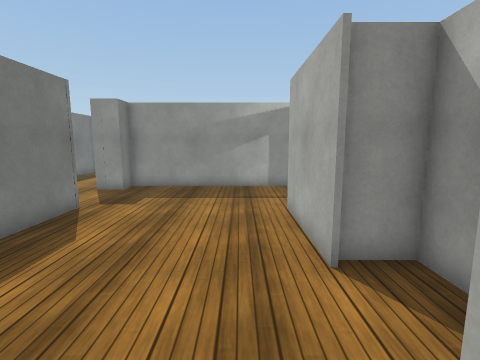
View 1 (above)

20 first-person views from a walk through a 3-D level made in the Unity game engine. The camera is 1.4 m above the floor, tilts 8° down and sees 85° across. The floor is counted in squares, 0.66 m on a side. Each view is taken from the middle of a square. On the plan, view 1 faces up. The plan holds only what a view shows up to about 16 squares ahead; the rest is blank. The player character is not drawn. Door leaves are left out, so doorways stand open. Some surface patterns are stand-ins.

View 2
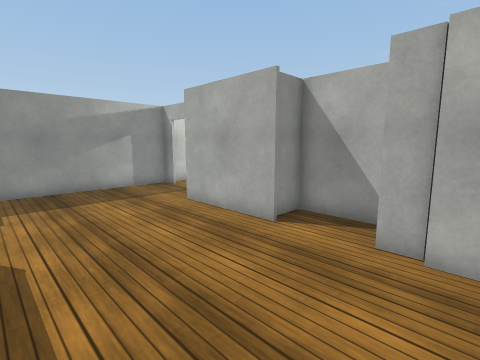

View 3
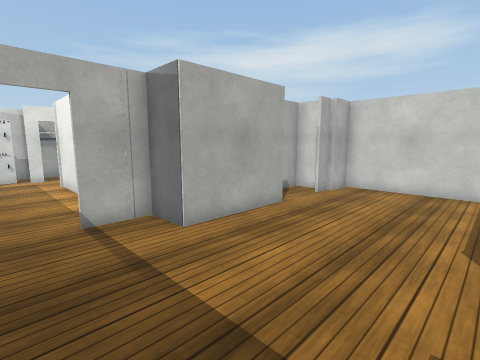

View 4
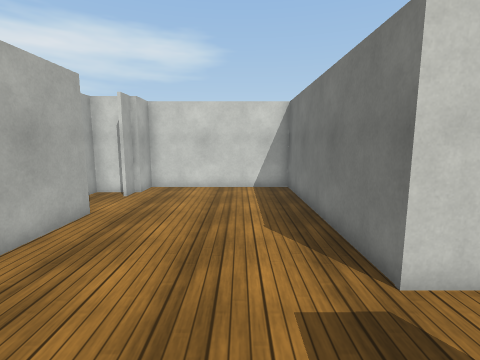

View 5
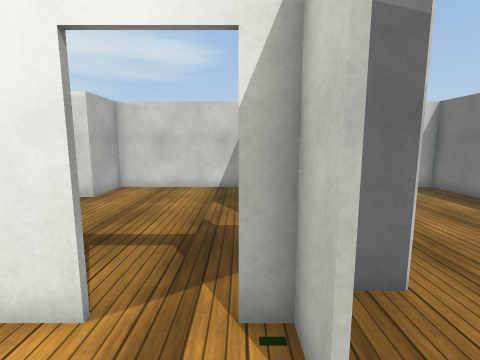

View 6
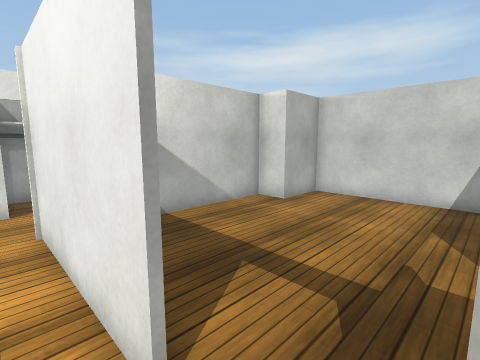

View 7
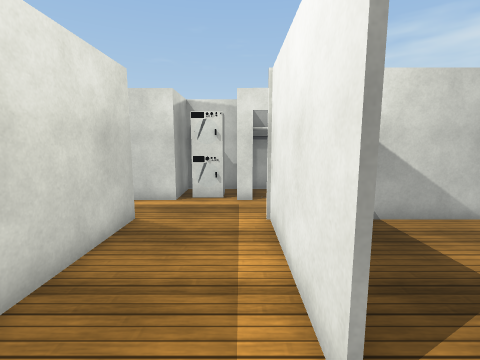

View 8
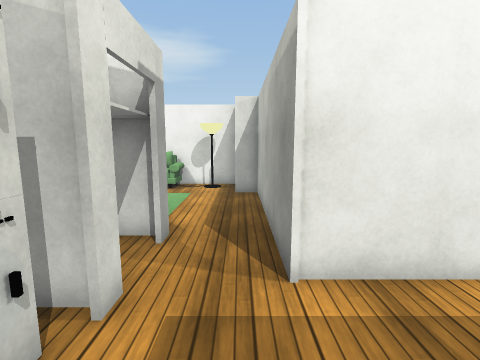

View 9
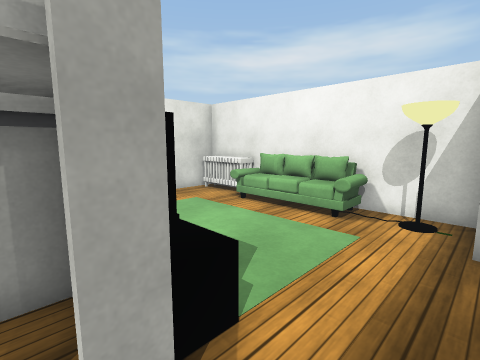

View 10
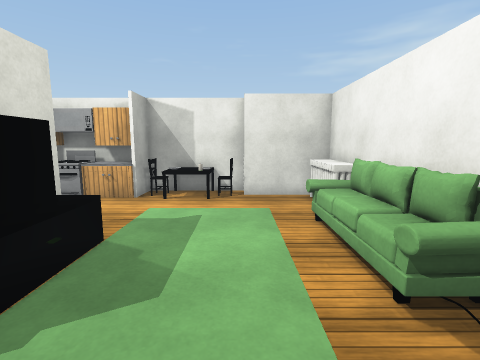

View 11
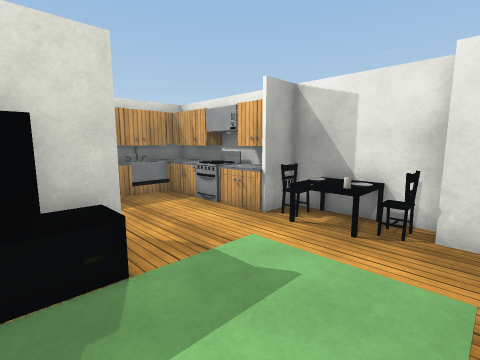

View 12
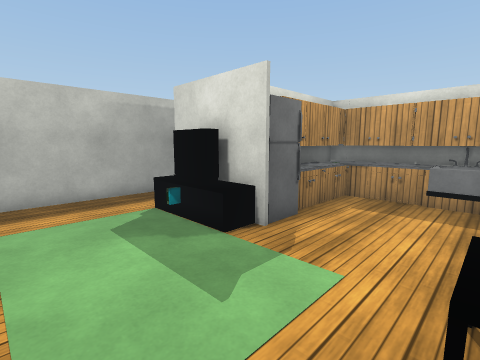

View 13
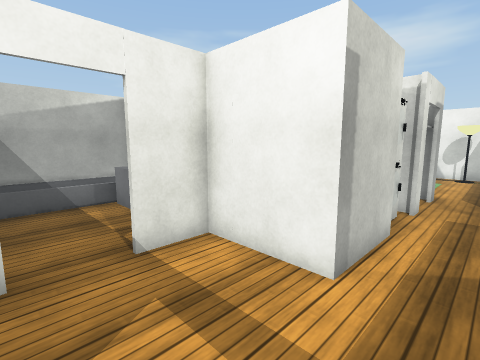

View 14
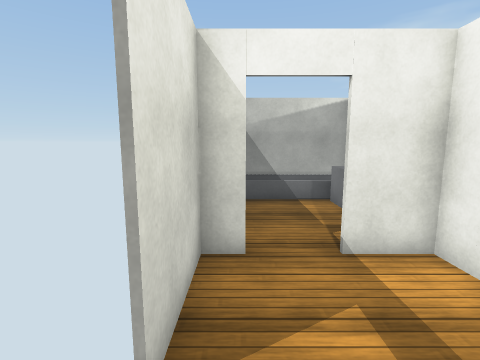

View 15
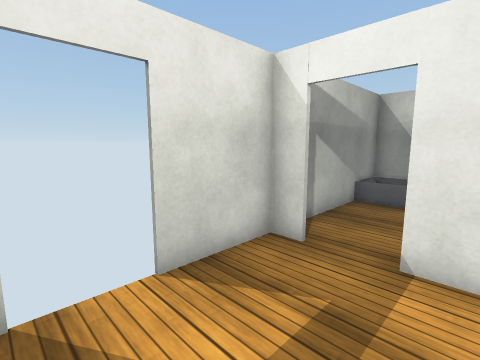

View 16
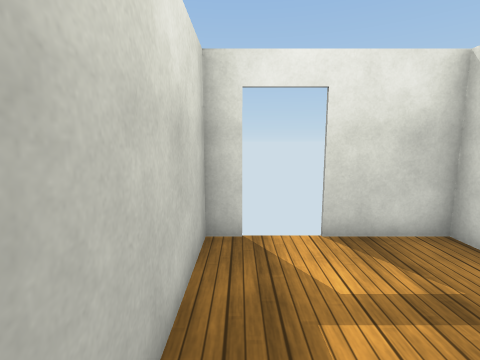

View 17
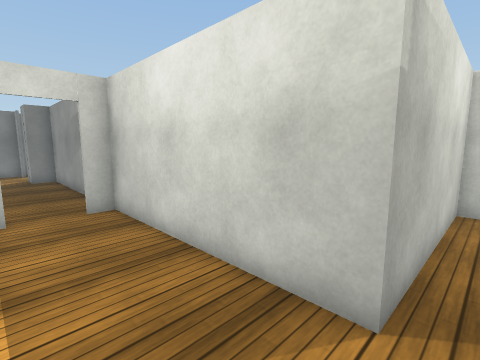

View 18
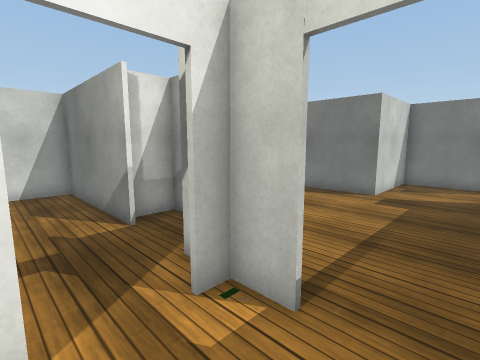

View 19
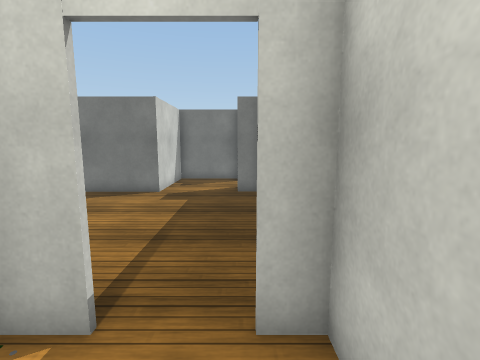

View 20
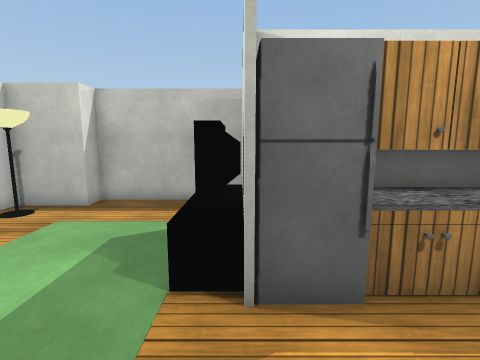

### Floor plan
Ten units are one square. View 1 is at (0, 0); x grows to the right and y downward. Boxes are objects, and circles mark ways between rooms. Rooms are numbered by the first view taken in them; rooms with no view inside come last. Other rooms are left out.
<svg viewBox="-102 -205 344 216">
<path fill="none" stroke="#000" d="M16 -41 16 -85 32 -85 32 -104M-65 -85 -53 -85 -53 6 14 6M32 -8 32 -45 18 -45M32 -121 32 -130M29 -130 -53 -130 -53 -119 -66 -119M179 -71 174 -71M137 -95 137 -101M140 -106 140 -119M162 -125 162 -95M137 -70 137 -78M215 -140 204 -140M237 -78 237 -140M112 -130 29 -130M237 -142 237 -197 184 -197M237 -28 237 -71 221 -71M121 6 227 6 227 -25M58 -92 112 -92 112 -18M34 -104 34 -92 41 -92M34 -130 34 -121M184 -125 176 -125M159 -153 168 -153 168 -171M168 -189 168 -197 139 -197M121 -197 112 -197 112 -130M34 -54 34 6 99 6M111 -18 111 -64M17 -47 30 -47M-97 -119 -97 -85 -65 -85"/>
<rect x="5" y="-15" width="30" height="20" fill="#bbb"><title>other object</title></rect>
<rect x="115" y="-25" width="10" height="30" fill="#bbb"><title>other object</title></rect>
<rect x="135" y="-65" width="10" height="10" fill="#bbb"><title>other object</title></rect>
<rect x="145" y="-15" width="50" height="20" fill="#bbb"><title>other object</title></rect>
<rect x="145" y="-75" width="20" height="20" fill="#bbb"><title>other object</title></rect>
<rect x="145" y="-75" width="10" height="10" fill="#bbb"><title>other object</title></rect>
<rect x="165" y="-75" width="10" height="20" fill="#bbb"><title>other object</title></rect>
<rect x="165" y="-85" width="20" height="10" fill="#bbb"><title>other object</title></rect>
<rect x="165" y="-95" width="10" height="10" fill="#bbb"><title>other object</title></rect>
<rect x="165" y="-105" width="10" height="10" fill="#bbb"><title>other object</title></rect>
<rect x="165" y="-125" width="10" height="20" fill="#bbb"><title>other object</title></rect>
<rect x="165" y="-135" width="10" height="10" fill="#bbb"><title>other object</title></rect>
<rect x="165" y="-145" width="10" height="10" fill="#bbb"><title>other object</title></rect>
<rect x="175" y="-105" width="10" height="20" fill="#bbb"><title>other object</title></rect>
<rect x="175" y="-125" width="10" height="20" fill="#bbb"><title>other object</title></rect>
<rect x="175" y="-145" width="10" height="10" fill="#bbb"><title>other object</title></rect>
<rect x="185" y="-125" width="20" height="10" fill="#bbb"><title>other object</title></rect>
<rect x="185" y="-145" width="20" height="20" fill="#bbb"><title>other object</title></rect>
<rect x="195" y="-5" width="30" height="10" fill="#bbb"><title>other object</title></rect>
<rect x="195" y="-145" width="10" height="10" fill="#bbb"><title>other object</title></rect>
<rect x="195" y="-165" width="20" height="10" fill="#bbb"><title>other object</title></rect>
<rect x="205" y="-135" width="20" height="20" fill="#bbb"><title>other object</title></rect>
<rect x="205" y="-145" width="20" height="20" fill="#bbb"><title>other object</title></rect>
<rect x="215" y="-65" width="20" height="30" fill="#bbb"><title>other object</title></rect>
<rect x="215" y="-85" width="10" height="10" fill="#bbb"><title>other object</title></rect>
<rect x="215" y="-105" width="20" height="20" fill="#bbb"><title>other object</title></rect>
<rect x="215" y="-125" width="10" height="20" fill="#bbb"><title>other object</title></rect>
<rect x="225" y="-35" width="10" height="10" fill="#bbb"><title>other object</title></rect>
<rect x="225" y="-75" width="10" height="10" fill="#bbb"><title>other object</title></rect>
<rect x="225" y="-85" width="10" height="10" fill="#bbb"><title>other object</title></rect>
<rect x="225" y="-95" width="10" height="10" fill="#bbb"><title>other object</title></rect>
<rect x="225" y="-115" width="10" height="10" fill="#bbb"><title>other object</title></rect>
<rect x="225" y="-125" width="10" height="10" fill="#bbb"><title>other object</title></rect>
<rect x="225" y="-145" width="10" height="10" fill="#bbb"><title>other object</title></rect>
<rect x="135" y="-155" width="30" height="30" fill="#bbb"><title>other object</title></rect>
<rect x="95" y="-25" width="10" height="30" fill="#bbb"><title>other object</title></rect>
<circle cx="30" cy="-115" r="3" fill="#2a7"/>
<circle cx="-55" cy="-105" r="3" fill="#2a7"/>
<circle cx="125" cy="-130" r="3" fill="#2a7"/>
<circle cx="170" cy="-180" r="3" fill="#2a7"/>
<circle cx="50" cy="-90" r="3" fill="#2a7"/>
<text x="-10" y="-60">1</text>
<text x="170" y="-90">2</text>
<text x="140" y="-160">3</text>
<text x="70" y="-40">4</text>
<text x="-80" y="-110">5</text>
</svg>
Room 1 opens to room 2. Room 1 opens to room 5. Room 2 opens to room 3. Room 2 opens to room 4.

Where each view was taken, in squares from view 1:
view 1: 0 up, 0 right, facing up
view 2: 0 up, 4 left, facing up-right
view 3: 12 up, 4 left, facing down-right
view 4: 12 up, 3 left, facing down
view 5: 12 up, 4 right, facing down
view 6: 10 up, 4 right, facing down-right
view 7: 10 up, 4 right, facing right
view 8: 13 up, 12 right, facing down
view 9: 8 up, 12 right, facing down-right
view 10: 3 up, 12 right, facing right
view 11: 2 up, 16 right, facing up-right
view 12: 2 up, 22 right, facing up-left
view 13: 19 up, 12 right, facing down-right
view 14: 19 up, 12 right, facing right
view 15: 16 up, 12 right, facing up-right
view 16: 14 up, 12 right, facing up
view 17: 10 up, 12 right, facing up-left
view 18: 12 up, 6 right, facing down-left
view 19: 12 up, 6 right, facing left
view 20: 7 up, 21 right, facing left
